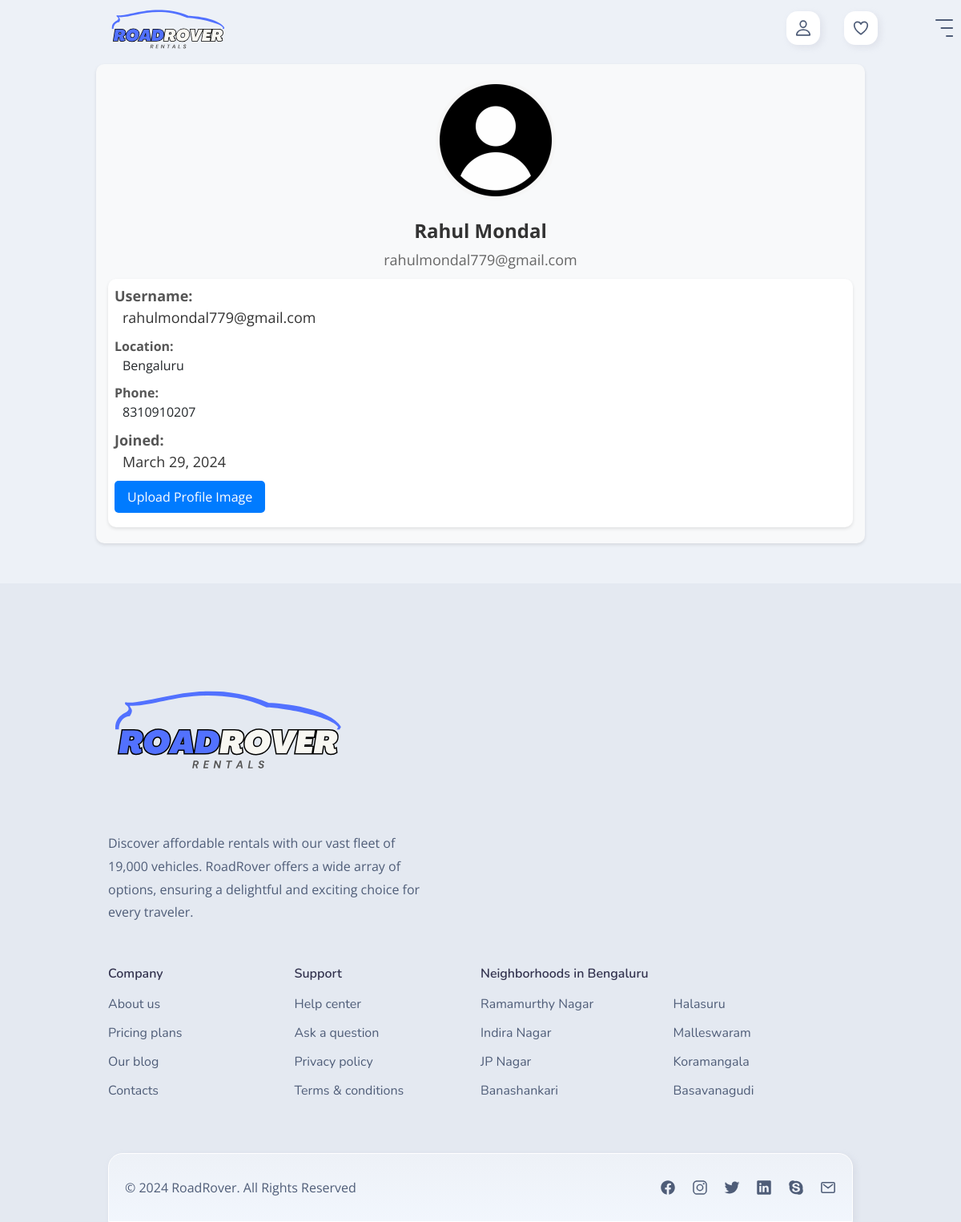
The app's page /accounts/profile/ (signed in) with its own data.
### accounts/models.py (models this page shows, shortened)
class Profile(BaseModel):
    user = models.OneToOneField(User, on_delete=models.CASCADE, related_name="profile")
    is_email_verified = models.BooleanField(default=False)
    email_token = models.CharField(max_length=100, null=True, blank=True)
    forget_password_token = models.CharField(max_length=100, null=True, blank=True)
    location = models.CharField(max_length=100, null=True, blank=True)
    phone = models.CharField(max_length=20, null=True, blank=True)
    def get_wishlist_count(self):
        if hasattr(self, 'user') and hasattr(self.user, 'carts'):
            return WishlistItems.objects.filter(wishlist__user=self.user, wishlist__is_paid=False).count()
        return 0

### accounts/views.py (the view, shortened to what this page needs)
# urls.py: path('profile/',user_profile,name="profile"),
@ensure_csrf_cookie
@login_required
def user_profile(request):
    if request.user.is_authenticated:
        user_profile = Profile.objects.filter(user=request.user).first()
        first_name = request.user.first_name
        last_name = request.user.last_name
        if request.method == 'POST' and 'profile-image' in request.FILES:
            image_file = request.FILES['profile-image']
            ProfileImage.objects.filter(profile=user_profile).delete()
            profile_image = ProfileImage(profile=user_profile)
            profile_image.image.save(image_file.name, image_file)
            profile_image.save()
        profile_images = ProfileImage.objects.filter(profile=user_profile)
        context = {
            'user_profile': user_profile,
            'profile_images': profile_images,
            'first_name': first_name,
            'last_name': last_name,
        }
        return render(request, 'accounts/user_profile.html', context)
    else:
        return redirect('login')

### templates/accounts/user_profile.html (shortened to what this page needs)
{% extends "base/base.html" %}
{% block body %}
<div class="container profile-container">
    <div class="profile-header">
        {% if user_profile.profile_images.first %}
            <img src="{{ user_profile.profile_images.first.image.url }}" alt="Avatar" class="profile-avatar">
        {% else %}
            <img src="/media/images/profile.png" alt="Default Avatar" class="profile-avatar" style="height: auto;">
        {% endif %}
        <div class="profile-name">{{ user.first_name }} {{ user.last_name }}</div>
        <div class="profile-email">{{ user_profile.user.email }}</div>
    </div>
    <div class="profile-details">
        <div class="profile-info">
            <span class="profile-info-label">Username:</span>
            <span class="profile-info-value">{{ user_profile.user.username }}</span>
        </div>
        <div class="profile-input">
            {% if user_profile.location %}
            <span class="profile-info-label">Location:</span>
            <span class="profile-info-value">{{ user_profile.location }}</span>
            {% else %}
            <label for="location">Location:</label>
                <input type="text" id="location" name="location">
            {% endif %}
        </div>
        <div class="profile-input">
            {% if user_profile.phone %}
            <span class="profile-info-label">Phone:</span>
            <span class="profile-info-value">{{ user_profile.phone }}</span>
            {% else %}
            <label for="phone">Phone:</label>
                <input type="number" id="phone" name="phone">
            {% endif %}
        </div>
        <div class="profile-info">
            <span class="profile-info-label">Joined:</span>
            <span class="profile-info-value">{{ user_profile.user.date_joined|date:"F j, Y" }}</span>
        </div>
        {% if not user_profile.profile_images.first %}
        <div class="profile-input">
            <form id="profile-form" method="POST" enctype="multipart/form-data">
                <label for="profile-image" class="upload-btn">Upload Profile Image</label>
            </form>
        </div>
        {% endif %}
    </div>
</div>
{% endblock body %}

### public/static/css/style.css (style rules this page uses)
:root { --pale-purple-pantone: hsl(262, 63%, 92%); --medium-sea-green: hsl(152, 63%, 43%); --lavender-blush: hsl(336, 35%, 92%); --carolina-blue: hsl(204, 91%, 53%); --columbia-blue: hsl(204, 92%, 90%); --alice-blue-1: hsl(216, 38%, 95%); --alice-blue-2: hsl(216, 75%, 97%); --alice-blue-3: hsl(216, 38%, 95%); --alice-blue-4: hsl(217, 33%, 92%); --independence: hsl(219, 21%, 39%); --deep-cerise: hsl(329, 63%, 52%); --eerie-black: hsl(210, 11%, 15%); --space-cadet: hsl(240, 22%, 25%); --blue-jeans: hsl(204, 80%, 63%); --slate-blue: hsl(262, 60%, 57%); --beau-blue: hsl(208, 86%, 92%); --honey-dew: hsl(152, 48%, 89%); --mimi-pink: hsl(329, 63%, 90%); --red-salsa: hsl(0, 79%, 63%); --sapphire: hsl(211, 100%, 35%); --manatee: hsl(219, 14%, 60%); --white: hsl(0, 0%, 100%); --gradient: linear-gradient(to top, var(--alice-blue-2), var(--alice-blue-3)); --ff-nunito: 'Nunito', sans-serif; --ff-open-sans: 'Open Sans', sans-serif; --fs-1: 2.125rem; --fs-2: 1.875rem; --fs-3: 1.5rem; --fs-4: 1.375rem; --fs-5: 1.125rem; --fs-6: 1rem; --fs-7: 0.625rem; --fw-400: 400; --fw-600: 600; --transition: 0.5s ease; --section-padding: 50px; --radius-10: 10px; --radius-14: 14px; --radius-18: 18px; --shadow-1: 3px 3px 9px hsla(240, 14%, 69%, 0.2); --shadow-2: 3px 3px 9px hsla(204, 92%, 59%, 0.3); --weight-300: 300; --weight-400: 400; --weight-500: 500; --weight-600: 600; --weight-700: 700; --border-radius-md: 10px; --border-radius-sm: 5px; }
*, *::before, *::after { margin: 0; padding: 0; box-sizing: border-box; }
a, img, span, label, input, button, ion-icon { display: block; }
html { font-family: var(--ff-open-sans); color: var(--eerie-black); font-size: 1rem; line-height: 1.5; scroll-behavior: smooth; }
body { background: var(--alice-blue-1); overflow-x: hidden; }
.container { padding-inline: 15px; }
@media (min-width: 580px) { .container { max-width: 540px; margin-inline: auto; } }
@media (min-width: 768px) { :root { --fs-1: 2.625rem; } }
@media (min-width: 768px) { .container { max-width: 720px; } }
@media (min-width: 992px) { .container { max-width: 960px; } }

### templates/accounts/user_profile.html (style rules this page uses)
.profile-container { max-width: 800px; margin-top: 80px; padding: 20px; background-color: #f8f9fa; border-radius: 10px; box-shadow: 0px 2px 4px rgba(0, 0, 0, 0.1); margin-bottom: 50px; }
.profile-header { text-align: center; margin-bottom: 10px; }
.profile-avatar { width: 150px; height: 200px; border-radius: 50%; object-fit: cover; margin-bottom: 20px; position: relative; left: 44%; }
.profile-name { font-size: 24px; font-weight: bold; color: #333; margin-bottom: 5px; }
.profile-email { font-size: 18px; color: #666; margin-bottom: 10px; }
.profile-details { background-color: #fff; padding: 8px; border-radius: 10px; box-shadow: 0px 2px 4px rgba(0, 0, 0, 0.1); }
.profile-info { font-size: 18px; color: #333; margin-bottom: 10px; }
.profile-info-label { font-weight: bold; color: #555; }
.profile-info-value { margin-left: 10px; }
.profile-input { margin-bottom: 10px; }
.upload-btn { display: inline-block; background-color: #007bff; color: #fff; padding: 8px 16px; border-radius: 5px; text-decoration: none; transition: background-color 0.3s; }

### records on screen
Profile: user.email "rahulmondal779@gmail.com", user.username "rahulmondal779@gmail.com", location "Bengaluru", phone "8310910207", user.date_joined "March 29, 2024"

### other values on screen
{{ user.first_name }} "Rahul"
{{ user.last_name }} "Mondal"
